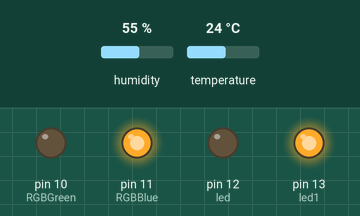
A sketch run on a simulated Arduino Uno, built with avr-gcc and run on an emulated ATmega328P. On the bench: output pins drawn as LEDs (lit = HIGH). The inputs (shaded band) are chosen by the test bench; at power-on: humidity 55 %, temperature 24 °C.

Above: at 12.8 s.
12.9 s: humidity set to 52 %
22.4 s: humidity set to 48 %
At 26.5 s:
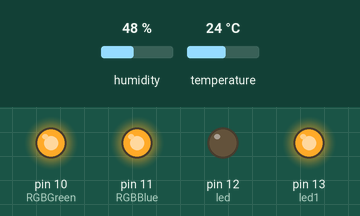
31.9 s: temperature set to 27 °C
At 34.8 s:
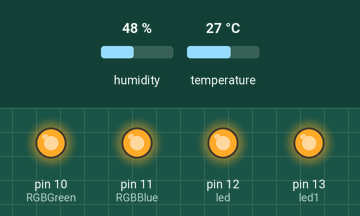
Timing chart, 0 to 36.3 s (numbered marks = the images above; inputs shaded):
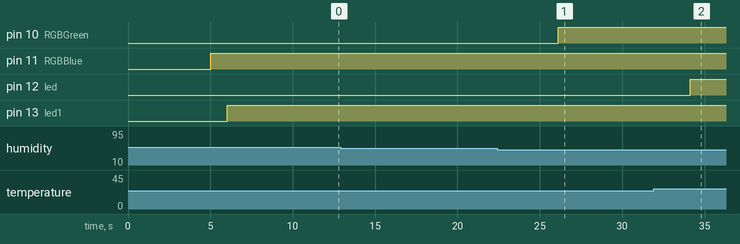

Measured:
- the behaviour switches between 50 and 49 % on humidity (found by bisection; images 0 and 1)
- the behaviour switches between 25 and 26 °C on temperature (found by bisection; images 1 and 2)
- after the input at 12.9 s, every drawn part: stays the same
- after the input at 22.4 s, pin 10 (RGBGreen): LOW → HIGH after 3.7 s
- after the input at 31.9 s, pin 12 (led): LOW → HIGH after 2.2 s

The sketch:

sketch_mar21a_humidity.ino
```cpp
// (licence header left out)
#include "DHT.h"
int DHT11Pin = 4;        //The DHT11 sensor  is connected to pin 4 of the Arduino.
int waitTime = 5000;     //The amount of time to wait between sensor reads.
DHT dht(DHT11Pin, DHT11);//Initialize the sensor.
int RGBGreen = 10;
int RGBBlue = 11;
int led = 12;
int led1 = 13;

void setup(){
  dht.begin();  //Start the sensor.
  pinMode(RGBGreen, OUTPUT);
  pinMode(RGBBlue, OUTPUT);
  pinMode(led, OUTPUT);
  pinMode(led1, OUTPUT);

}

void loop()
{


  delay(waitTime);
  float humidity = dht.readHumidity();  //Read the humidity value from the sensor.
  float celsius = dht.readTemperature(); //Read the temperature (c) value from the sensor.
  float fahrenheit = dht.readTemperature(true); //Read the temperature (f) value from the sensor.
  float heatIndexF = dht.computeHeatIndex(fahrenheit, humidity); //Calculate the heat index (f).
  float heatIndexC = dht.computeHeatIndex(celsius, humidity, false); //Calculate the heat index (c).

  Serial.print("Humidity   (%): ");
  Serial.println(humidity );        //Display the humidity precentage.
  Serial.print("Temperature(c): ");
  Serial.println(celsius);          //Display the temperature in celsius.
  Serial.print("Heat index (c): ");
  Serial.println(heatIndexC);       //Display the heat index in celsius.
  Serial.print("Temperature(f): ");
  Serial.println(fahrenheit);       //Display the temperature in fahrenheit.
  Serial.print("Heat index (f): ");
  Serial.println(heatIndexF);       //Display the heat index in fahrenheit.
  Serial.print("Dewpoint:");
  Serial.println(dewPoint(celsius,humidity));
  if( humidity < 50)
  {
  digitalWrite(RGBGreen, HIGH);   // turn the LED on (HIGH is the voltage level)
  delay(1000);// wait for a second
  }
  else if( humidity > 50) {
  digitalWrite(RGBBlue, HIGH);    // turn the LED off by making the voltage LOW
  delay(1000);
  }
  if(celsius < 25)
  {
    digitalWrite(led1, HIGH);
    delay(1000);
  }
  else if (celsius > 25){
    digitalWrite(led, HIGH);
    delay(1000);
  }

}
double dewPoint(double celsius, double humidity)
{
 double a = 17.271;
 double b = 237.7;
 double temp = (a * celsius) / (b + celsius) + log(humidity*0.01);
 double dP = (b * temp) / (a - temp);
 return dP;
}
```
